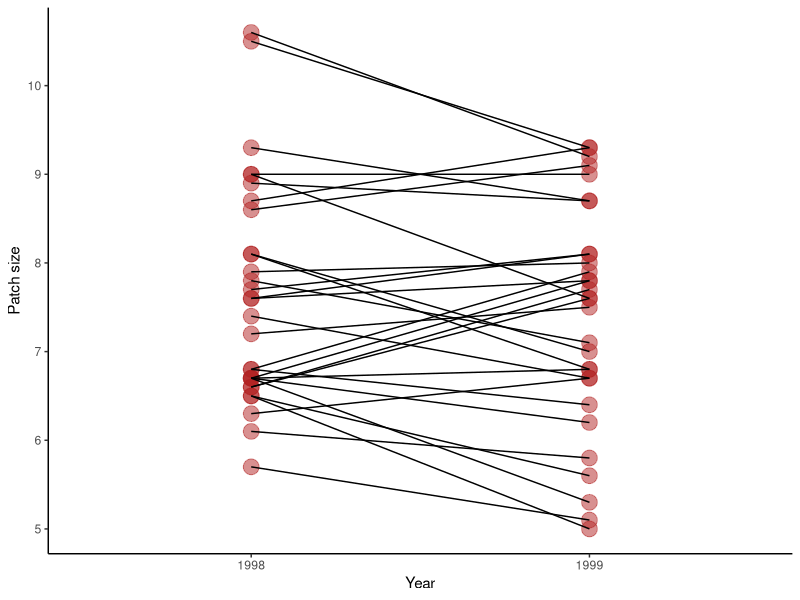
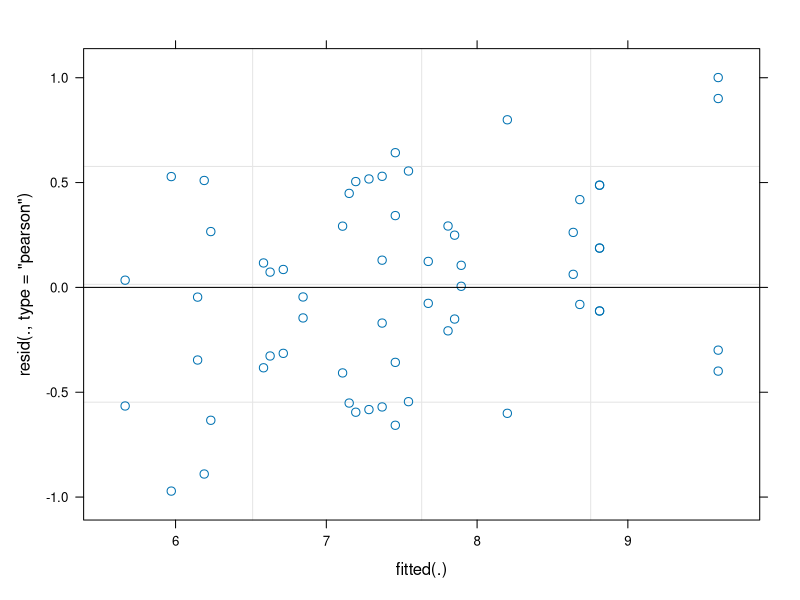

Source code (R) for these figures, in order:
## ---- chunk 1
library(tidyverse)
## ---- chunk 2
flycatcher<-read.csv("flycatcher.csv")
## ---- chunk 3
head(flycatcher)
## ---- chunk 4
ggplot(flycatcher, aes(y =patch, x = as.character(year))) +  
    geom_point(size = 5, col = "firebrick", alpha = 0.5) + 
    geom_line(aes(group = bird)) +
    labs(x = "Year", y = "Patch size") + 
    theme(text = element_text(size = 18), 
          axis.text = element_text(size = 16), aspect.ratio = 0.80) +
    theme_classic()
## ---- chunk 5
library(lmerTest)
## ---- chunk 6
mod1<-lmer(patch ~ 1 + (1|bird), data = flycatcher)
mod1
## ---- chunk 7
summary(mod1)
## ---- chunk 8
r1 <- 1.243 / (1.243 + 0.358)
r1
## ---- chunk 9
plot(mod1)
